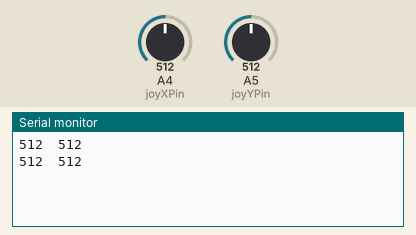
Simulated run of this sketch. Board: Arduino Uno, built with avr-gcc and run on an emulated ATmega328P. On the bench: the last lines printed to the serial monitor. The test bench sets the inputs (shaded band); at power-on: A4 (joyXPin) = 512, A5 (joyYPin) = 512.

Above: at 1.8 s.
1.9 s: A4 (joyXPin) set to 716
At 2.8 s:
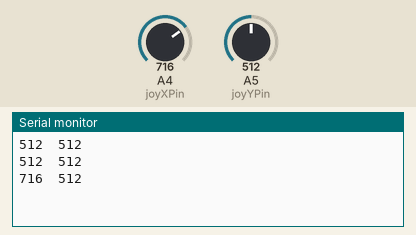
3.4 s: A5 (joyYPin) set to 716
At 4.7 s:
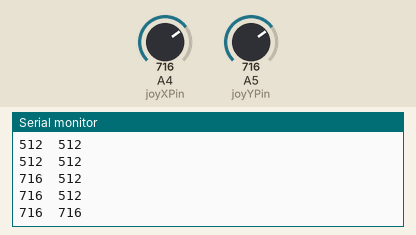
4.9 s: A4 (joyXPin) set to 900
At 5.6 s:
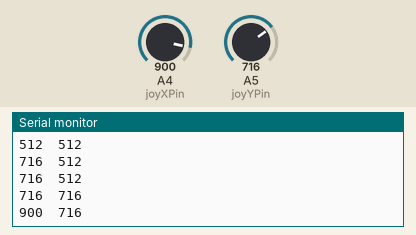
6.4 s: A5 (joyYPin) set to 900
At 7.8 s:
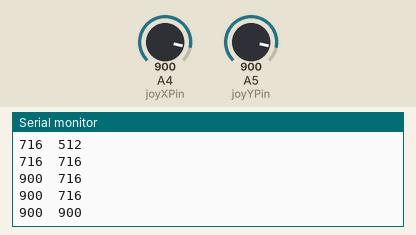
Timing chart, 0 to 8.9 s (numbered marks = the images above; inputs shaded):
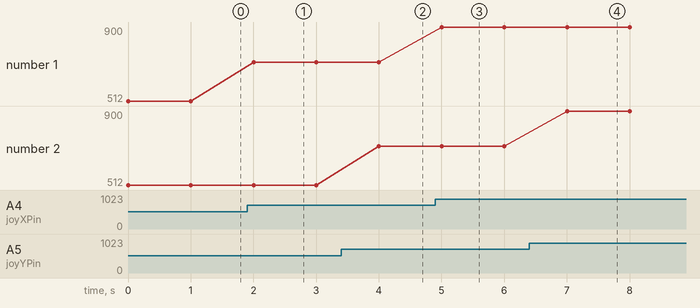

The sketch:

b_ImprimirJoyXY.ino
```cpp
/*
 Imprime los valores del Joystick X,Y por puerto serie
 Kiwibot- Jose Pujol
 */

// declaramos los pines
const int joyXPin = A4; // selecciona el pin de entrada para el joystick x
const int joyYPin = A5; // selecciona el pin de entrada para el joystick y

// variables que almacenan los datos
int joyXValue = 0; // variable para almacenar los valores del joystick y
int joyYValue = 0; // variable para almacenar los valores del joystick y

void setup() {
  // abre el puerto serie
  // y establece la velocidad de conexion en baudios
  Serial.begin(9600);
}

void loop() {
  // lee los valores de los sensores
  joyXValue = analogRead(joyXPin);
  joyYValue = analogRead(joyYPin);

  // Imprime el valor del joyX
  Serial.print(joyXValue);
  // Imprime un espacio
  Serial.print("\t");
  // Imprime el valor del joyY y añade retorno de carro
  Serial.println(joyYValue);
  // tiempo de espera para visibilidad
  // y para no saturar el puerto serie (nota)
  delay(1000);
}
```

Measured:
- after the input at 1.9 s, the serial monitor: prints a new line after 0.10 s (image 1)
- after the input at 3.4 s, the serial monitor: prints a new line after 0.60 s (image 2)
- after the input at 4.9 s, the serial monitor: prints a new line after 0.10 s (image 3)
- after the input at 6.4 s, the serial monitor: prints a new line after 0.60 s (image 4)
- plotted number 1: 512 → 716 after the input at 1.9 s, 716 → 900 after the input at 4.9 s
